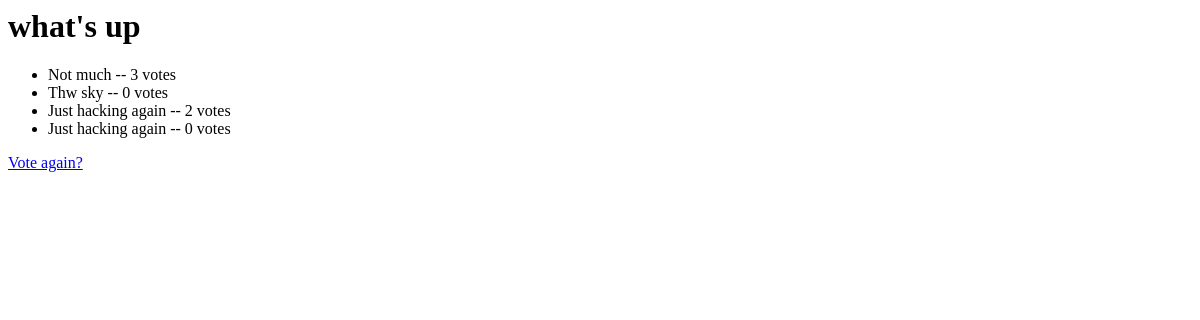
Before: /1/results/ with the older database file.
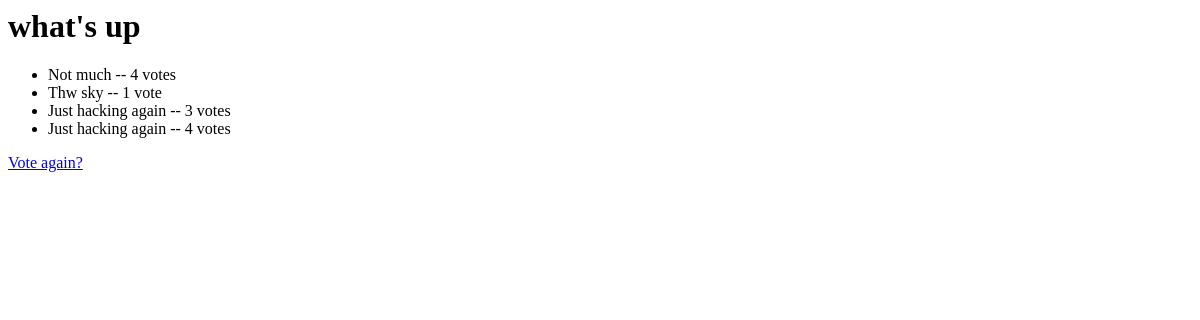
After: the same page with the newer database file.
### polls/models.py (models this page shows, shortened)
class Question(models.Model):
    question_text = models.CharField(max_length=200)
    pub_date = models.DateTimeField('date published')

class Choice(models.Model):
    question = models.ForeignKey(Question, on_delete=models.CASCADE)
    choice_text = models.CharField(max_length=200)
    votes = models.IntegerField(default=0)

### polls/views.py (the view)
# urls.py: path("<int:pk>/results/", views.ResultsView.as_view(), name="results-page"),
class ResultsView(generic.DetailView):
    model = Question
    template_name = "polls/results.html"# also as detail view

### polls/templates/polls/results.html
<h1>{{ question.question_text }}</h1>
<ul>
{% for choice in question.choice_set.all %}
    <li>{{ choice.choice_text }} -- {{ choice.votes }} vote{{ choice.votes|pluralize }}</li>
{% endfor %}
</ul>
<a href="{% url 'polls:detail-page' question.id %}">Vote again?</a>

Changed rows visible on the page:
changed Choice "Not much": votes "3" → "4"
changed Choice "Thw sky": votes "0" → "1"
changed Choice (number 3 of 4 on the later page): votes "2" → "3"
changed Choice (number 4 of 4 on the later page): votes "0" → "4"
